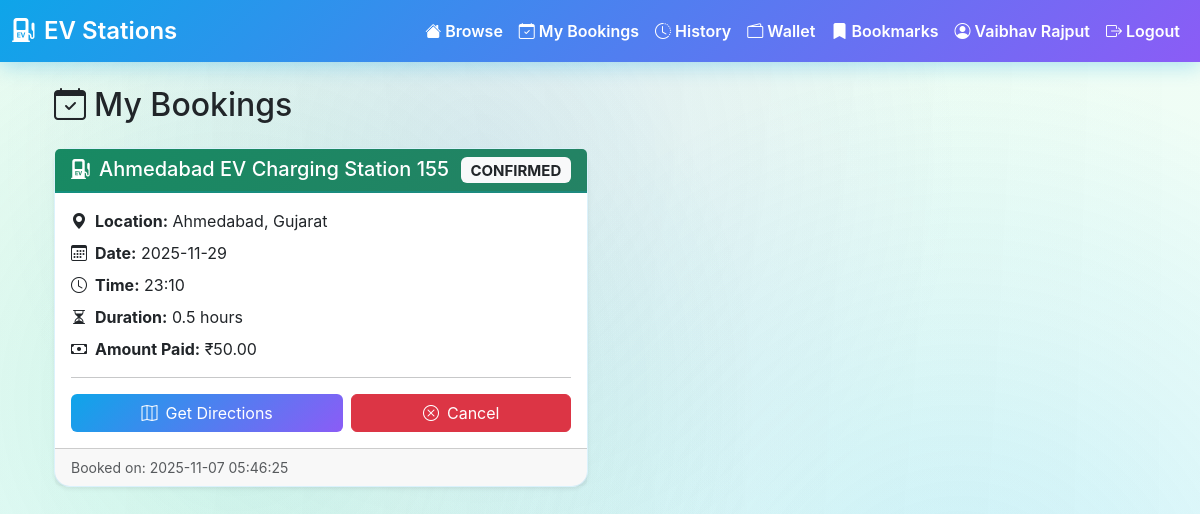
/bookings (signed in), run on an earlier commit of the app's database.
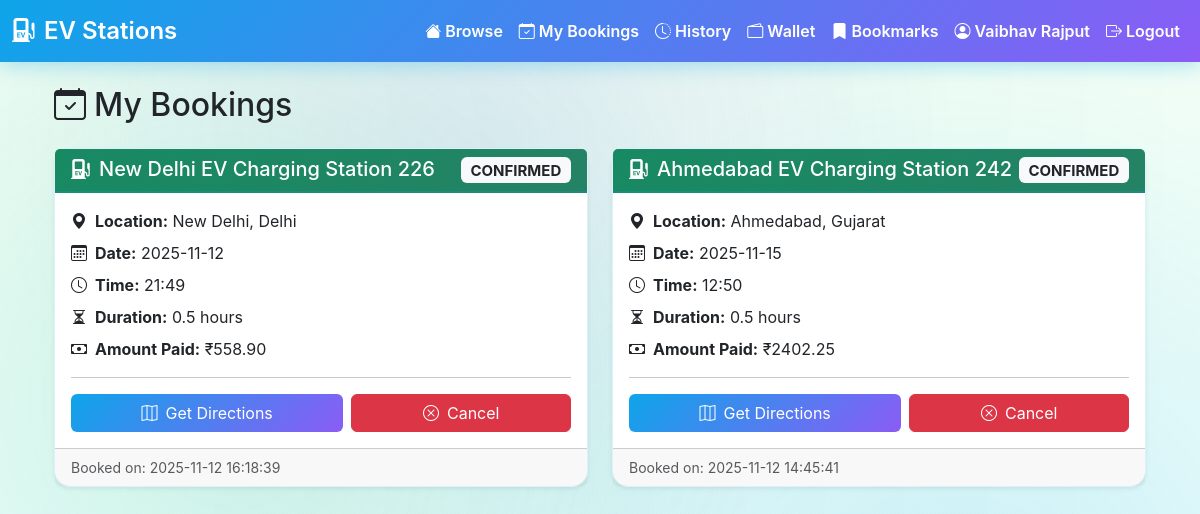
And on a later commit of the database.
### tables this page shows
CREATE TABLE bookings (
  id INTEGER PRIMARY KEY AUTOINCREMENT,
  user_id INTEGER NOT NULL,
  station_id TEXT NOT NULL,
  booking_date DATE NOT NULL,
  booking_time TEXT NOT NULL,
  duration_hours REAL NOT NULL,
  total_amount REAL NOT NULL,
  payment_status TEXT DEFAULT 'pending',
  booking_status TEXT DEFAULT 'confirmed',
  created_at TIMESTAMP DEFAULT CURRENT_TIMESTAMP,
  FOREIGN KEY (user_id) REFERENCES users(id),
  FOREIGN KEY (station_id) REFERENCES ev_charging_stations_reduced(station_id)
);

CREATE TABLE ev_charging_stations_reduced (
  station_id TEXT,
  name TEXT,
  operator TEXT,
  state TEXT,
  city TEXT,
  pincode TEXT,
  charger_types TEXT,
  number_of_chargers TEXT,
  power_kW_each TEXT,
  price_per_kWh_INR TEXT,
  tariff_type TEXT,
  payment_methods TEXT,
  opening_hours TEXT,
  contact_number TEXT,
  email TEXT,
  station_rating TEXT,
  num_reviews TEXT,
  parking_spaces TEXT,
  amenities TEXT,
  reservation_supported TEXT,
  fast_charging_supported TEXT,
  nearby_landmark TEXT,
  uptime_percent TEXT,
  status TEXT, latitude REAL, longitude REAL,
  PRIMARY KEY (station_id)
);

### flask_app/routes.py (the view)
@bp.route("/bookings")
def my_bookings():
    if not f.session.get("user_id"):
        f.flash("Please login", "warning")
        return f.redirect(f.url_for("main.user_login"))
    user_id = f.session.get("user_id")
    bookings = get_user_bookings(user_id)
    return f.render_template("user_bookings_list.html", bookings=bookings)

### app_db.py (called while the page is built)
def get_conn():
    DB_PATH.parent.mkdir(parents=True, exist_ok=True)
    return sqlite3.connect(DB_PATH)

### templates/user_bookings_list.html (shortened to what this page needs)
{% extends "base.html" %}
{% block content %}
<div class="container mt-4">
  <h2 class="mb-4"><i class="bi bi-calendar-check me-2"></i>My Bookings</h2>
  {% if bookings %}
  <div class="row">
    {% for booking in bookings %}
    <div class="col-md-6 mb-4">
      <div class="card shadow-sm">
        <div class="card-header {% if booking.booking_status == 'confirmed' %}bg-success{% elif booking.booking_status == 'cancelled' %}bg-secondary{% else %}bg-warning{% endif %} text-white">
          <h5 class="mb-0">
            <i class="bi bi-ev-station-fill me-2"></i>{{ booking.station_name }}
            <span class="badge bg-light text-dark float-end">{{ booking.booking_status|upper }}</span>
          </h5>
        </div>
        <div class="card-body">
          <p class="mb-2"><i class="bi bi-geo-alt-fill me-2"></i><strong>Location:</strong> {{ booking.city }}, {{ booking.state }}</p>
          <p class="mb-2"><i class="bi bi-calendar3 me-2"></i><strong>Date:</strong> {{ booking.booking_date }}</p>
          <p class="mb-2"><i class="bi bi-clock me-2"></i><strong>Time:</strong> {{ booking.booking_time }}</p>
          <p class="mb-2"><i class="bi bi-hourglass-split me-2"></i><strong>Duration:</strong> {{ booking.duration_hours }} hours</p>
          <p class="mb-2"><i class="bi bi-cash me-2"></i><strong>Amount Paid:</strong> ₹{{ "%.2f"|format(booking.total_amount) }}</p>
          <hr>
          {% if booking.booking_status == 'confirmed' %}
          <div class="d-flex gap-2">
            <button class="btn btn-primary flex-fill" onclick="openDirections('{{ booking.station_name }}', '{{ booking.city }}', '{{ booking.state }}')">
              <i class="bi bi-map me-2"></i>Get Directions
            </button>
            <form method="POST" action="{{ url_for('main.cancel_booking_route', booking_id=booking.id) }}"
                  onsubmit="return confirm('Are you sure you want to cancel this booking? Amount will be refunded to wallet.')"
                  class="flex-fill">
              <button type="submit" class="btn btn-danger w-100">
                <i class="bi bi-x-circle me-2"></i>Cancel
              </button>
            </form>
          </div>
          {% else %}
          <div class="alert alert-secondary mb-0">
            <i class="bi bi-info-circle me-2"></i>This booking has been cancelled.
          </div>
          {% endif %}
        </div>
        <div class="card-footer text-muted small">
          Booked on: {{ booking.created_at }}
        </div>
      </div>
    </div>
    {% endfor %}
  </div>
  {% endif %}
</div>
{% endblock %}

What changed in the data, as far as the page shows it:
no longer on this page (row edited): bookings: station_name "Ahmedabad EV Charging Station 155", booking_status "CONFIRMED", city "Ahmedabad", state "Gujarat", booking_date "2025-11-29", booking_time "23:10", duration_hours "0.5", total_amount "50.00", created_at "2025-11-07 05:46:25"
added bookings: station_name "New Delhi EV Charging Station 226", booking_status "CONFIRMED", city "New Delhi", state "Delhi", booking_date "2025-11-12", booking_time "21:49", duration_hours "0.5", total_amount "558.90", created_at "2025-11-12 16:18:39"
added bookings: station_name "Ahmedabad EV Charging Station 242", booking_status "CONFIRMED", city "Ahmedabad", state "Gujarat", booking_date "2025-11-15", booking_time "12:50", duration_hours "0.5", total_amount "2402.25", created_at "2025-11-12 14:45:41"
